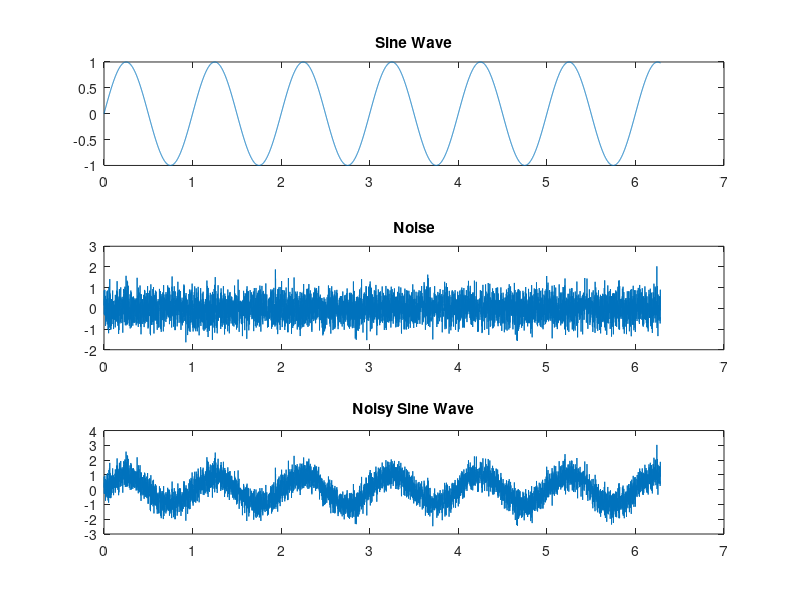

Reproduce this figure in MATLAB.
% a signal of below frequency
frequency = 1;
duration = 1;
samplingRate = 1000;

% our x-axis
t = 0:1/samplingRate:2*pi;

% generating the sine wave
sineWave = sin(2*pi*frequency*t);

% generate the noise
noiseAmplitude = 0.5;
noise = noiseAmplitude * randn(size(t));

noisySignal = sineWave + noise;

% plots
figure;
subplot(3,1,1);
plot(t, sineWave);
title('Sine Wave');

subplot(3,1,2);
plot(t, noise);
title('Noise');

subplot(3,1,3);
plot(t, noisySignal);
title('Noisy Sine Wave');